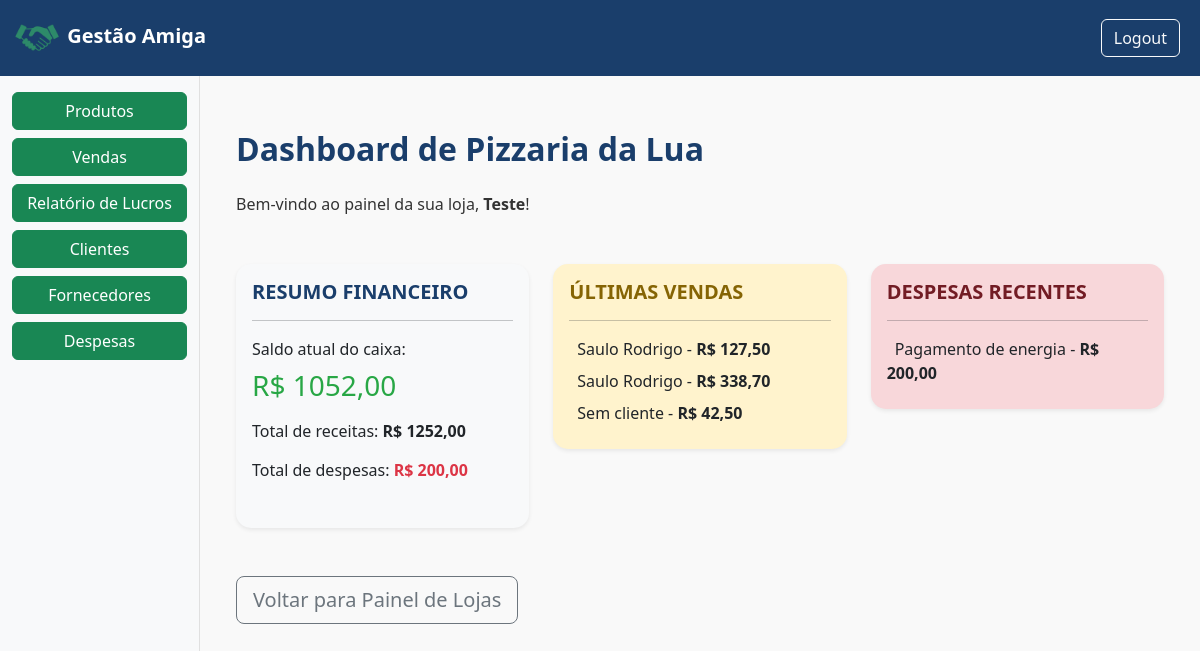
The app's page /loja/9/dashboard/ (signed in), older data.
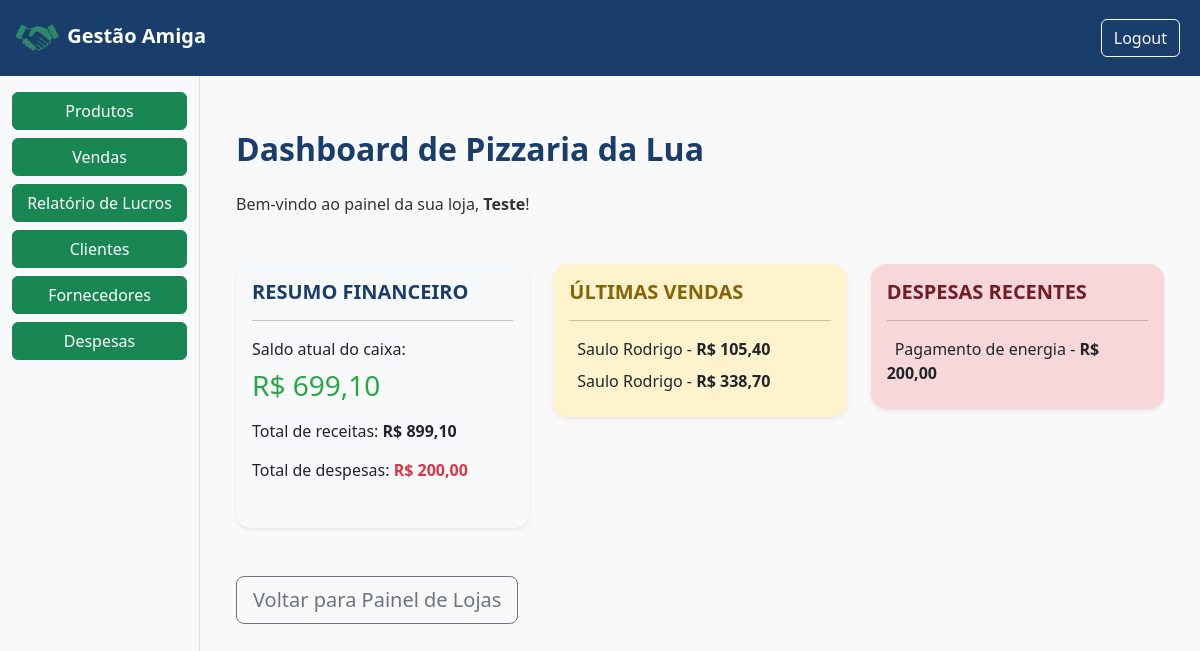
The same page, newer data.
### gestao/models.py (models this page shows, shortened)
class Venda(models.Model):
    FORMAS_PAGAMENTO = [
        ('dinheiro', 'Espécie'),
        ('pix', 'PIX'),
        ('debito', 'Débito'),
        ('credito_avista', 'Crédito à vista'),
        ('credito_parcelado', 'Crédito Parcelado'),
    ]
    loja = models.ForeignKey(Loja, on_delete=models.CASCADE, related_name="vendas", default=1)
    cliente = models.ForeignKey(Cliente, on_delete=models.CASCADE, related_name="vendas_cliente", blank = True, null = True)
    forma_pagamento = models.CharField(max_length=20, choices=FORMAS_PAGAMENTO, default='dinheiro')
    parcelas = models.IntegerField(default=1)
    data = models.DateTimeField(auto_now_add=True)
    valor_total = models.DecimalField(max_digits=10, decimal_places=2, default=0)

class Cliente(models.Model):
    usuario = models.ForeignKey(User, on_delete=models.CASCADE)
    loja = models.ForeignKey(Loja, on_delete=models.CASCADE, default=1)
    nome = models.CharField(max_length=100)
    email = models.EmailField(blank=True, null=True)
    telefone = models.CharField(max_length=20, blank = True, null=True)
    endereco = models.TextField(blank = True, null=True)
    data_cadastro = models.DateTimeField(auto_now_add=True)
    total_compras = models.IntegerField(default=0)

class Despesa(models.Model):
    loja = models.ForeignKey(Loja, on_delete=models.CASCADE)
    descricao = models.CharField(max_length=255)
    valor = models.DecimalField(max_digits=10, decimal_places=2)
    data = models.DateField(auto_now_add=True)
    categoria = models.CharField(max_length=100, blank=True, null=True)
    observacoes = models.TextField(blank=True, null=True)

### gestao/views.py (the view)
# urls.py: path('loja/<int:loja_id>/dashboard/', views.dashboard_loja, name="dashboard_loja"),
@login_required
def dashboard_loja(request, loja_id):
    user = request.user
    try:
        loja = user.lojas.get(id=loja_id)
    except Loja.DoesNotExist:
        return redirect('painel_loja')
    total_receitas = loja.vendas.aggregate(total=Sum('valor_total'))['total'] or 0
    total_despesas = Despesa.objects.filter(loja=loja).aggregate(total=Sum('valor'))['total'] or 0
    saldo_atual = total_receitas - total_despesas
    vendas = loja.vendas.order_by('-data')
    clientes_vistos = set()
    ultimas_vendas = []
    for venda in vendas:
        if not venda.cliente or venda.cliente.id not in clientes_vistos:
            ultimas_vendas.append(venda)
            if venda.cliente:
                clientes_vistos.add(venda.cliente.id)
        if len(ultimas_vendas) == 3:
            break
    despesas_recentes = Despesa.objects.filter(loja=loja).order_by('data')[:3]
    contexto = {
        'loja': loja,
        'total_receitas': total_receitas,
        'total_despesas': total_despesas,
        'saldo_atual': saldo_atual,
        'ultimas_vendas': ultimas_vendas,
        'despesas_recentes': despesas_recentes,
        'mostrar_sidebar': True,
    }
    return render(request, 'dashboard_loja.html', contexto)

### templates/dashboard_loja.html (shortened to what this page needs)
{% extends 'base.html' %}
{% block content %}
<div class="container" style="margin-top: 30px;">
    <h2 class="mb-4" style="color: var(--cor-primaria); font-weight: 700;">Dashboard de {{ loja.nome }}</h2>
    <p class="mb-5">Bem-vindo ao painel da sua loja, <strong>{{ user.first_name }}</strong>!</p>
    <div class="row g-4">
        <div class="col-md-4">
            <div class="card shadow-sm border-0 h-100" style="border-radius: 15px; background: #f8f9fa;">
                <div class="card-body">
                    <h5 class="card-title text-uppercase" style="color: var(--cor-primaria); font-weight: 600;">Resumo Financeiro</h5>
                    <hr>
                    <p class="mb-2">Saldo atual do caixa:</p>
                    <h3 class="mb-3" style="color: #28a745;">R$ {{ saldo_atual | floatformat:2 }}</h3>
                    <p>Total de receitas: <strong>R$ {{ total_receitas | floatformat:2 }}</strong></p>
                    <p>Total de despesas: <strong style="color: #dc3545;">R$ {{ total_despesas | floatformat:2 }}</strong></p>
                </div>
            </div>
        </div>
        <div class="col-md-4">
            <a href="{% url 'lista_vendas' loja.id %}" class="card-link">
                <div class="card shadow-sm border-0 h-100" style="border-radius: 15px; background: #fff3cd;">
                    <div class="card-body">
                        <h5 class="card-title text-uppercase" style="color: #856404; font-weight: 600;">Últimas Vendas</h5>
                        <hr>
                        <ul class="list-unstyled mb-0">
                            {% for venda in ultimas_vendas %}
                                <li class="mb-2">
                                    {% if venda.cliente and venda.cliente.nome %}
                                        {{ venda.cliente.nome }}
                                    {% else %}
                                        Sem cliente
                                    {% endif %}
                                    - <strong>R$ {{ venda.valor_total | floatformat:2 }}</strong>
                                </li>
                            {% empty %}
                                <li>Nenhuma venda registrada</li>
                            {% endfor %}
                        </ul>
                    </div>
                </div>
            </a>
        </div>
        <div class="col-md-4">
            <a href="{% url 'lista_despesas' loja.id %}" class="card-link">
                <div class="card shadow-sm border-0 h-100" style="border-radius: 15px; background: #f8d7da;">
                    <div class="card-body">
                        <h5 class="card-title text-uppercase" style="color: #721c24; font-weight: 600;">Despesas Recentes</h5>
                        <hr>
                        <ul class="list-unstyled mb-0">
                            {% for despesa in despesas_recentes %}
                                <li class="mb-2">
                                    {{ despesa.descricao }} - <strong>R$ {{ despesa.valor | floatformat:2 }}</strong>
                                </li>
                            {% empty %}
                                <li>Nenhuma despesa registrada</li>
                            {% endfor %}
                        </ul>
                    </div>
                </div>
            </a>
        </div>
    </div>
    <div class="mt-5">
        <a href="{% url 'painel_loja' %}" class="btn btn-outline-secondary btn-lg">Voltar para Painel de Lojas</a>
    </div>
</div>
{% endblock %}

Row changes from the older to the newer data that the page shows:
no longer on this page (row edited): Venda: cliente.nome "Saulo Rodrigo", valor_total "127,50"
removed Venda: shows "Sem cliente", valor_total "42,50"
added Venda: cliente.nome "Saulo Rodrigo", valor_total "105,40"
Text that changed along with them:
{{ saldo_atual | floatformat:2 }}: "1052,00" → "699,10"
{{ total_receitas | floatformat:2 }}: "1252,00" → "899,10"
